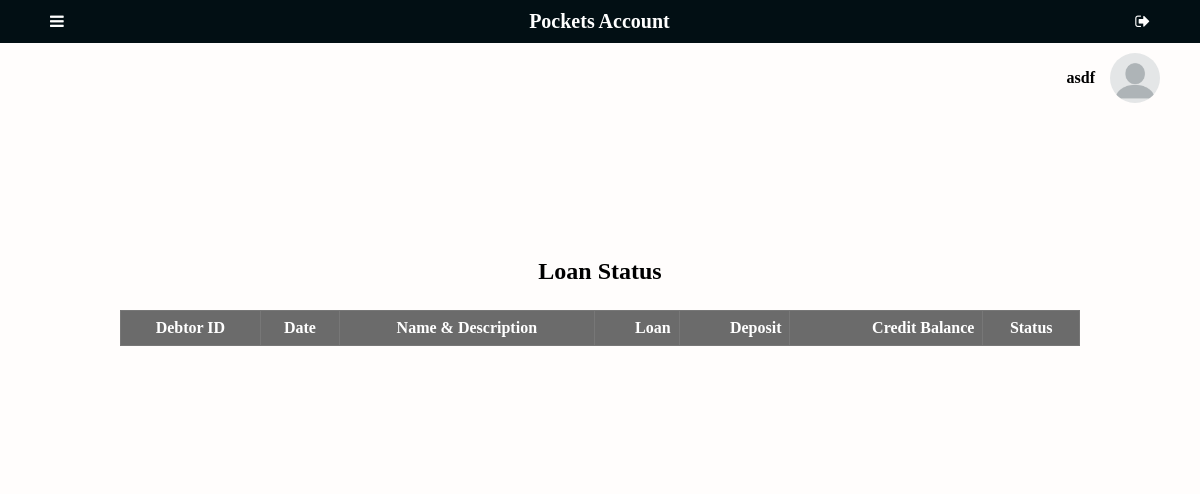
The app's page /loan/ (signed in), older data.
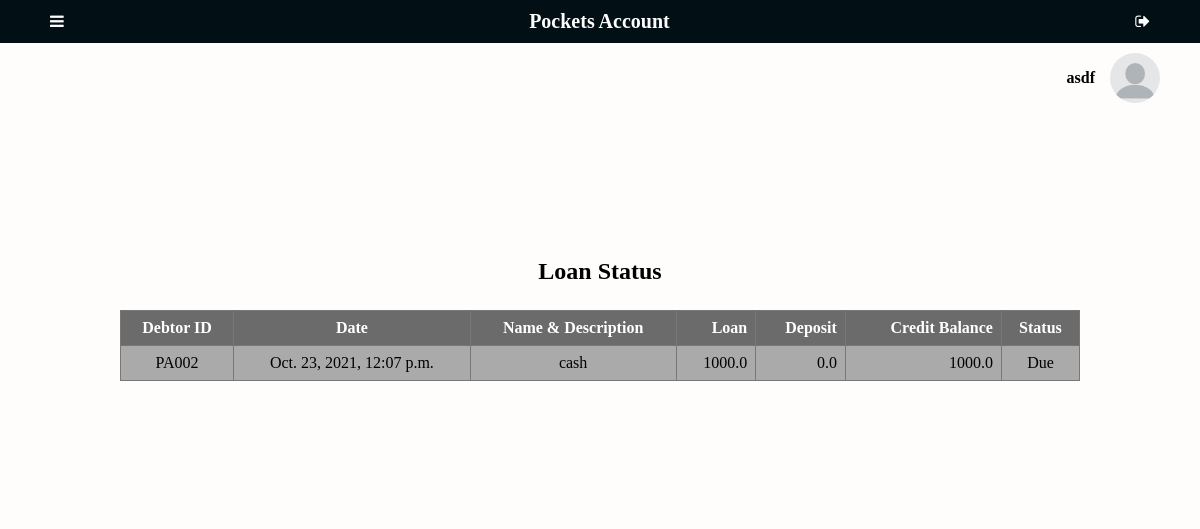
The same page, newer data.
### app/models.py (models this page shows)
class Account(models.Model):
    debtor = models.ForeignKey(Debtor, on_delete=models.SET_NULL, blank=True, null=True)
    description = models.TextField(blank=True, null= True)
    loan = models.FloatField(default=0, null=True, blank=True)
    deposit = models.FloatField(default=0, null=True, blank=True)
    balance = models.FloatField(default=0, null=True, blank=True)
    date = models.DateTimeField(auto_now_add=True)
    status = models.BooleanField(default=False, null=True, blank=False)

class Debtor(models.Model):
    debtorName = models.CharField(max_length=50)
    phone = models.CharField(max_length=15, blank=True, null= True)
    address = models.TextField(blank=True, null= True)
    img = models.ImageField(upload_to='pics', null=True, blank=True)
    lender = models.ForeignKey(User, on_delete=models.SET_NULL, blank=True, null=True)
    totalbalance = models.FloatField(default=0, null=True, blank=True)
    def __str__(self):
        return "PA00" +str(self.id)

### app/views.py (the view)
# urls.py: path('loan/', views.loan, name='loan'),
@login_required(login_url='login')
def loan(request):
    profile = Debtor.objects.filter(lender=request.user.id).all()
    accounts = Account.objects.filter(debtor__in=profile).order_by('-date')
    return render(request, "app/loan.html",{
        "accounts":accounts,
    })

### app/templates/app/loan.html (shortened to what this page needs)
{% extends "app/layout.html" %}
{% block body %}
<main>
    <div class="tablecontainer">
        <h2>Loan Status</h2>
        <table>
            <tr>
                <th>Debtor ID</th>
                <th>Date</th>
                <th>Name & Description</th>
                <th class="ralign">Loan</th>
                <th class="ralign">Deposit</th>
                <th class="ralign">Credit Balance</th>
                <th>Status</th>
            </tr>
            {% for account in accounts %}
            <tr>
                <td>{{ account.debtor }}</td>
                <td>{{ account.date }}</td>
                <td>{{ account.description }}</td>
                <td class="ralign">{{ account.loan }}</td>
                <td class="ralign">{{ account.deposit }}</td>
                <td class="ralign">{{ account.balance }}</td>
                {% if account.status %}
                  <td>Paid</td>
                {% else %}
                <td>Due</td>
                {% endif %}
            </tr>
            {% endfor %}
        </table>
    </div>
</main>
{% endblock %}

Row changes from the older to the newer data that the page shows:
added Account: debtor "PA002", date "Oct. 23, 2021, 12:07 p.m.", description "cash", loan "1000.0", deposit "0.0", balance "1000.0", status "Due"
